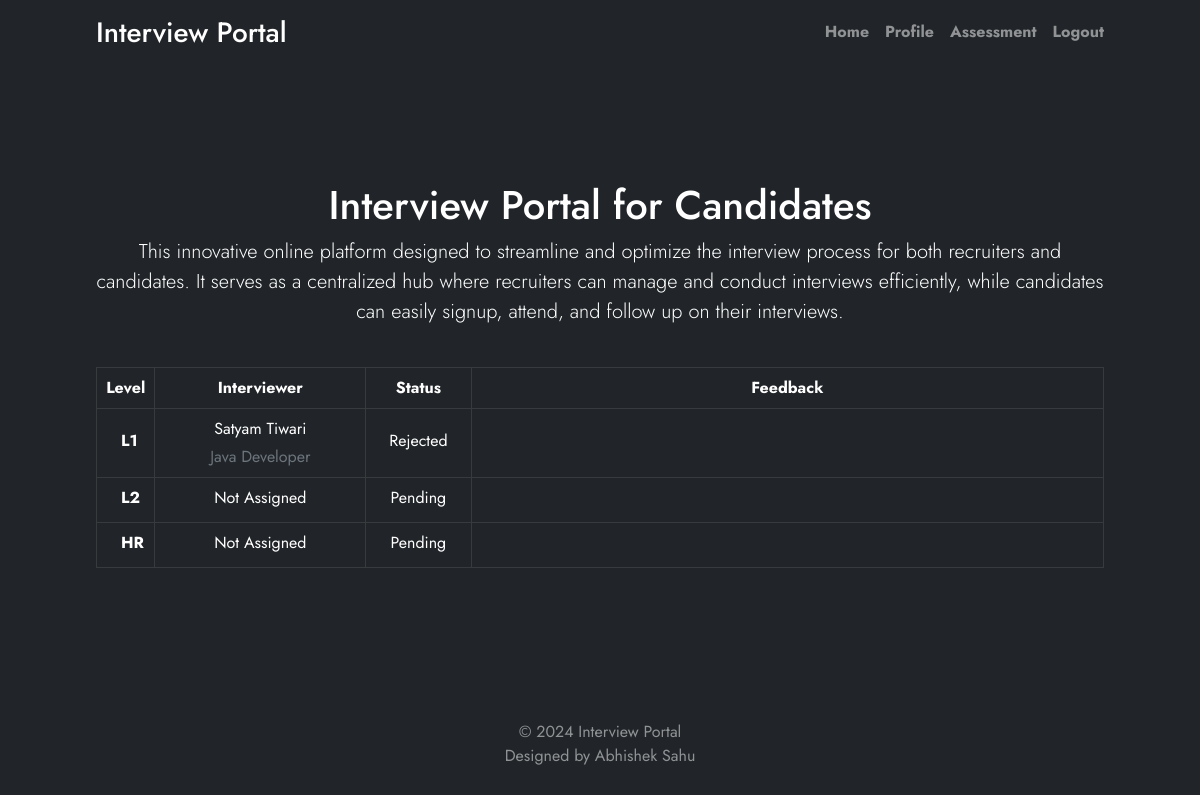
Screenshot of /candidate/ (signed in) with the database file from the repository.
### candidate/models.py (models this page shows)
class CandidateResult(models.Model):
    result_choice   = (('Selected','Selected'),('Rejected','Rejected'),('Pending','Pending'))
    candidate_id    = models.ForeignKey(Candidate,related_name='+',on_delete=models.CASCADE)
    status_l1       = models.CharField(verbose_name='L1 Status', default='Pending',choices=result_choice , max_length= 50)
    feedback_l1     = models.TextField(verbose_name='L1 Feedback', null=True, blank=True)
    l1_by           = models.ForeignKey(Employee,related_name='+',on_delete=models.CASCADE, null=True, blank=True)
    l1_at           = models.DateTimeField(verbose_name='L1 Date',null=True)
    status_l2       = models.CharField(verbose_name='L2 Status', default='Pending',choices=result_choice , max_length= 50)
    feedback_l2     = models.TextField(verbose_name='L2 Feedback', null=True, blank=True)
    l2_by           = models.ForeignKey(Employee, related_name='+', on_delete=models.CASCADE, null=True, blank=True)
    l2_at           = models.DateTimeField(verbose_name='L2 Date',null=True)
    status_hr       = models.CharField(verbose_name='HR Status', default='Pending',choices=result_choice , max_length= 50)
    feedback_hr     = models.TextField(verbose_name='HR Feedback', null=True, blank=True)
    hr_by           = models.ForeignKey(Employee, related_name='+', on_delete=models.CASCADE, null=True, blank=True)
    hr_at           = models.DateTimeField(verbose_name='HR Date',null=True)

### employee/models.py (models this page shows, shortened)
class Employee(models.Model):
    skill_choices  = (('Python','Python'),('Java','Java'))
    level_choices  = (('L1','L1'),('L2','L2'),('HR','HR'))
    approval_choices  = (('Approved','Approved'),('Rejected','Rejected'),('Pending','Pending'))
    employee_username   = models.OneToOneField(User,related_name='+',on_delete=models.CASCADE)
    employee_name       = models.CharField(verbose_name = 'Employee Name', max_length=50)
    employee_email      = models.EmailField(verbose_name = 'Official Email',unique = True,null = False,blank = False)
    employee_skill      = models.CharField(verbose_name = 'Skill',max_length=50,choices = skill_choices,null = False,blank = False)
    employee_level      = models.CharField(verbose_name= 'Level',max_length=50,choices = level_choices,null = False,blank = False)
    employee_status     = models.CharField(verbose_name='Approval Status', default='Pending',choices=approval_choices , max_length= 50)
    class Meta:
        verbose_name = "Employee"
        verbose_name_plural = "Employees"

### candidate/views.py (the view)
# urls.py: path('',candidateIndexView,name='candidate-index'),
def candidateIndexView(request):
    candidate = {}
    assessment = False
    if request.user.is_staff:
        logout(request)
        messages.warning(request, 'Access Denied.')
        return HttpResponseRedirect(reverse('index'))
    if request.user.is_anonymous:
        status = 'NOTLOGGED'
    else:
        qs = Candidate.objects.filter(username=request.user)
        qs_result = CandidateResult.objects.filter(candidate_id=qs.first())
        candidate = qs_result.first()
        if qs.exists():
            status = qs.first().status
            assessment = qs.first().assessment_result
    return render(request, 'candidate/index.html', {'status':status,'candidate':candidate,'assessment':assessment})

### candidate/templates/candidate/index.html (shortened to what this page needs)
{% extends 'candidate/base.html' %}
{% load crispy_forms_tags %}
{% load static %}
{% block content %}
    <h1>Interview Portal for Candidates</h1>
    <p class="lead">This innovative online platform designed to streamline and optimize the interview process for both recruiters and candidates. It serves as a centralized hub where recruiters can manage and conduct interviews efficiently, while candidates can easily signup, attend, and follow up on their interviews.</p>
    <br>
    {% if status != 'NOTLOGGED' %}
    <table class="table table-hover table-dark table-bordered align-middle mb-0">
      <colgroup>
        <col span="1" style="width: 5%;">
        <col span="1" style="width: 20%;">
        <col span="1" style="width: 10%;">
        <col span="1" style="width: 60%;">
     </colgroup>
      <thead class="bg-light">
        <tr>
          <th>Level</th>
          <th>Interviewer</th>
          <th>Status</th>
          <th>Feedback</th>
        </tr>
      </thead>
      <tbody>
        <tr>
          <td>
            <div class="d-flex align-items-center">
              <div class="ms-3">
                <p class="fw-bold mb-1">L1</p>
              </div>
            </div>
          </td>
          {% if candidate.l1_by.employee_name %}
            <td><p class="fw-normal mb-1">{{ candidate.l1_by.employee_name}}</p><p class="text-muted mb-0">{{ candidate.l1_by.employee_skill}} Developer</p></td>
          {% else %}
          <td><p class="fw-normal mb-1">Not Assigned</p></td>
          {% endif %}
          <td><p class="fw-normal mb-1">{{ candidate.status_l1}}</p></td>
          {% if candidate.feedback_l2 != None %}
            <td><p class="fw-normal mb-1">{{ candidate.feedback_l1}}</p></td>
          {% else %}
          <td><p class="fw-normal mb-1"></p></td>
          {% endif %}
        </tr>
        <tr>
          <td>
            <div class="d-flex align-items-center">
              <div class="ms-3">
                <p class="fw-bold mb-1">L2</p>
              </div>
            </div>
          </td>
          {% if candidate.l2_by.employee_name %}
            <td><p class="fw-normal mb-1">{{ candidate.l2_by.employee_name}}</p><p class="text-muted mb-0">{{ candidate.l2_by.employee_skill}} Developer</p></td>
          {% else %}
          <td><p class="fw-normal mb-1">Not Assigned</p></td>
          {% endif %}
          <td><p class="fw-normal mb-1">{{ candidate.status_l2}}</p></td>
          {% if candidate.feedback_l2 != None %}
            <td><p class="fw-normal mb-1">{{ candidate.feedback_l2}}</p></td>
          {% else %}
          <td><p class="fw-normal mb-1"></p></td>
          {% endif %}
        </tr>
        <tr>
          <td>
            <div class="d-flex align-items-center">
              <div class="ms-3">
                <p class="fw-bold mb-1">HR</p>
              </div>
            </div>
          </td>
          {% if candidate.hr_by.employee_name  %}
            <td><p class="fw-normal mb-1">{{ candidate.hr_by.employee_name}}</p><p class="text-muted mb-0">{{ candidate.l1_by.employee_skill}} Developer</p></td>
          {% else %}
          <td><p class="fw-normal mb-1">Not Assigned</p></td>
          {% endif %}
          <td><p class="fw-normal mb-1">{{ candidate.status_hr}}</p></td>
          {% if candidate.feedback_hr != None %}
            <td><p class="fw-normal mb-1">{{ candidate.feedback_hr}}</p></td>
          {% else %}
          <td><p class="fw-normal mb-1"></p></td>
          {% endif %}
        </tr>
      </tbody>
    </table>
    <br>
    {% endif %}
{% endblock %}

### static/css/styles.css (style rules this page uses)
* { box-sizing: border-box; }
body { width: 100%; color: #2b2c48; font-family: "Jost", sans-serif; background-repeat: no-repeat; background-size: cover; background-position: center; background-attachment: fixed; min-height: 100vh; display: flex; flex-wrap: wrap; }

### rows the page displays
CandidateResult: l1_by.employee_name "Satyam Tiwari", l1_by.employee_skill "Java", status_l1 "Rejected", status_l2 "Pending", status_hr "Pending"
